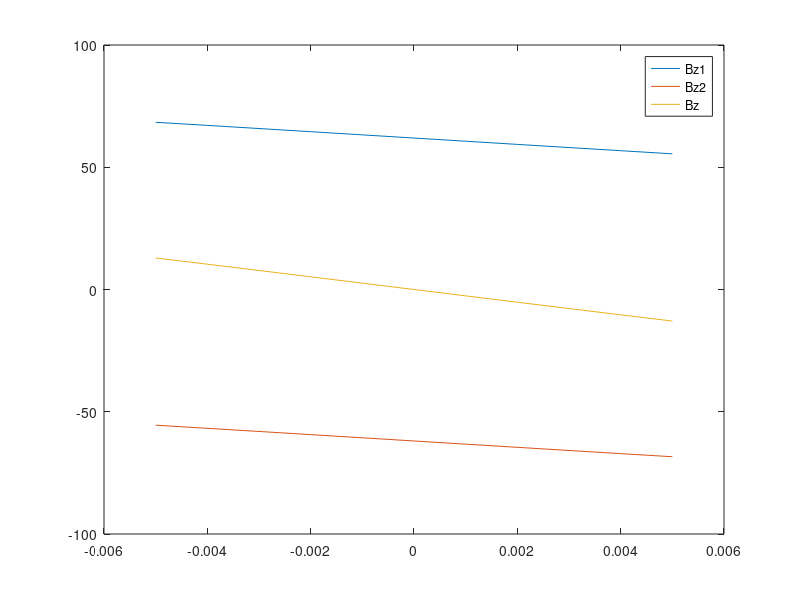

Source code (MATLAB):
n =175; # turns (originally 25 turns)
r = 2.25*2.54/100; #m; Radius of coils
I = 4.5; #A; Current through wire
d = 2.25*2.54/100; #m; distance between coils
#z = [-1*d:.001:1*d]; #m distance from middle of coils
z = [-.005:.001:.005];
z1 = -d/2; #m; location of coil 1
z2 = +d/2; #m; location of coil 2
pi = 3.141529; #pi
mu0 = 4*pi*10^-7; #Tm/A; mag permittivity?

Bz_l = 10000*mu0*r^2*n*I./(2*((z-z1).^2+r^2).^(3/2)); #G
Bz_r = -10000*mu0*r^2*n*I./(2*((z-z2).^2+r^2).^(3/2)); #G
Bz = Bz_l+Bz_r; #G
offset = min(Bz);

figure;
plot(z,Bz_l); hold on;
plot(z,Bz_r);
plot(z,Bz);
legend("Bz1", "Bz2", "Bz")
#legend("Bz")

Grad = (max(Bz)-min(Bz)); #G difference over 1 cm

circ = pi*2*r; #meters, circumference = pi * diameter
length = circ*n*3.28; #feet, length = circumference * n * convert-to-ft

#50 feet
#5A, 50 turns = 8 G/cm
#10A, 50 turns = 16 G/cm
#10A, 25 turns = 8 G/cm
